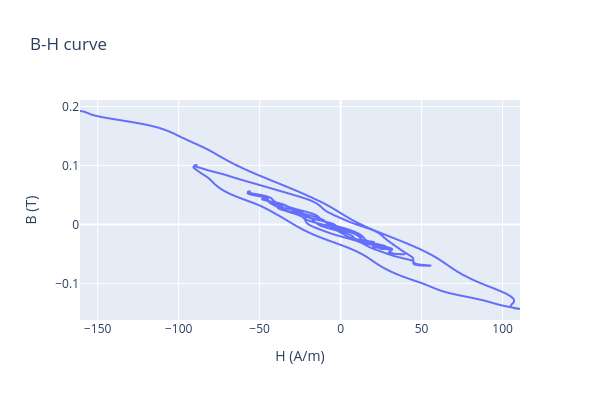

The code cell stored with this chart in its notebook:
### Code cell
import plotly.express as px
import plotly.graph_objects as go       
fig = px.line(x=H, y=B, labels={"x":"H (A/m)", "y":"B (T)"}, title="B-H curve")
fig.update_layout(width = 600, height=400   )
fig.show()

### Figure 1 — Plotly figure (JSON) as saved in the notebook; plotly's stock layout.template omitted (floating-point values rounded to 4 significant figures; data arrays with more than 128 entries replaced by an {"elided": "..."} marker saying what was removed)
{"data": [{"hovertemplate": "H (A/m)=%{x}<br>B (T)=%{y}<extra></extra>", "legendgroup": "", "line": {"color": "#636efa", "dash": "solid"}, "marker": {"symbol": "circle"}, "mode": "lines", "name": "", "showlegend": false, "type": "scattergl", "x": {"elided": "9051 float values"}, "xaxis": "x", "y": {"elided": "9051 float values"}, "yaxis": "y"}], "layout": {"height": 400, "legend": {"tracegroupgap": 0}, "title": {"text": "B-H curve"}, "width": 600, "xaxis": {"anchor": "y", "domain": [0, 1], "title": {"text": "H (A/m)"}}, "yaxis": {"anchor": "x", "domain": [0, 1], "title": {"text": "B (T)"}}}}
